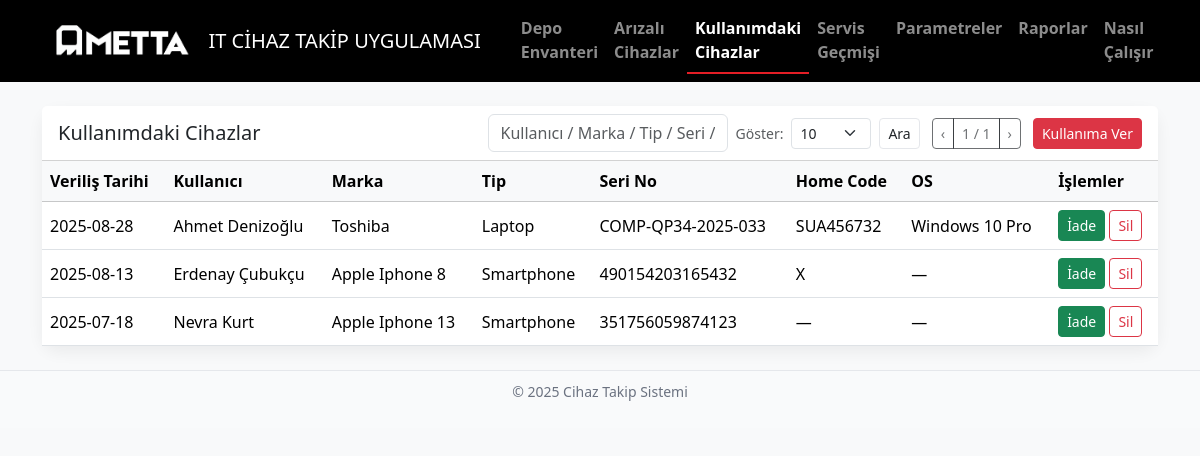
The page /inuse on the database its author committed.
### app.py (models this page shows)
class Usage(db.Model):
    __tablename__ = "usages"
    id = db.Column(db.Integer, primary_key=True)
    device_id = db.Column(db.Integer, db.ForeignKey("devices.id"), nullable=False)
    user_name = db.Column(db.String(120), nullable=False)
    assigned_date = db.Column(db.Date, default=datetime.utcnow)
    return_date = db.Column(db.Date)
    is_active = db.Column(db.Boolean, default=True, nullable=False)
    device = db.relationship("Device", back_populates="usages")

class Device(db.Model):
    __tablename__ = "devices"
    id = db.Column(db.Integer, primary_key=True)
    brand = db.Column(db.String(80), nullable=False)
    type = db.Column(db.String(40), nullable=False)   # Monitor, Laptop PC vb.
    serial = db.Column(db.String(120), unique=True, nullable=False)
    home_code = db.Column(db.String(80))
    os = db.Column(db.String(80))
    quantity = db.Column(db.Integer, default=1, nullable=False)
    is_faulty = db.Column(db.Boolean, default=False, nullable=False)
    created_at = db.Column(db.DateTime, default=datetime.utcnow, nullable=False)
    service_records = db.relationship(
        "ServiceRecord", back_populates="device", cascade="all, delete-orphan"
    )
    faults = db.relationship(
        "Fault", back_populates="device", cascade="all, delete-orphan"
    )
    usages = db.relationship(
        "Usage", back_populates="device", cascade="all, delete-orphan"
    )

### app.py (the view, shortened to what this page needs)
@app.route("/inuse")
def inuse():
    q = (request.args.get("q") or "").strip()
    page = request.args.get("page", 1, type=int)
    per_page = request.args.get("per_page", 10, type=int)
    base = Usage.query.join(Device, Usage.device_id == Device.id).filter(Usage.is_active.is_(True))
    pagination = base.order_by(Usage.assigned_date.desc(), Usage.id.desc()).paginate(
        page=page, per_page=per_page, error_out=False
    )
    open_service_ids = {
    row[0]
    for row in (
        db.session.query(ServiceRecord.device_id)
        .filter(ServiceRecord.status.in_(list(OPEN_STATUSES)))
        .distinct()
        .all()
    )
    }
    active_usage_ids = {
        row[0]
        for row in (
            db.session.query(Usage.device_id)
            .filter(Usage.is_active.is_(True))
            .distinct()
            .all()
        )
    }
    devices = (
        Device.query
        .filter(Device.is_faulty.is_(False))
        .filter(~Device.id.in_(open_service_ids))
        .filter(~Device.id.in_(active_usage_ids))
        .order_by(Device.brand.asc(), Device.serial.asc())
        .all()
    )
    return render_template("inuse.html", pagination=pagination, devices=devices, q=q, per_page=per_page)

### templates/inuse.html (shortened to what this page needs)
<!doctype html>
<html lang="tr">
<head>
  <link href="https://cdn.jsdelivr.net/npm/bootstrap@5.3.3/dist/css/bootstrap.min.css" rel="stylesheet">
</head>
<body class="bg-light">
<nav class="navbar navbar-expand-lg navbar-dark" style="background:#000;">
  <div class="container d-flex align-items-center">
    <a class="navbar-brand d-flex align-items-center me-3" href="{{ url_for('inventory') }}">
      <img src="{{ url_for('static', filename='img/magna-logo-navbar.png') }}" alt="MAGNA Logo" height="32" class="me-2">
      <span class="brand-subtitle">IT CİHAZ TAKİP UYGULAMASI</span>
    </a>
    <div class="collapse navbar-collapse flex-grow-0" id="nav">
      <ul class="navbar-nav ms-3">
        <li class="nav-item"><a class="nav-link" href="{{ url_for('inventory') }}">Depo Envanteri</a></li>
        <li class="nav-item"><a class="nav-link" href="{{ url_for('faults') }}">Arızalı Cihazlar</a></li>
        <li class="nav-item"><a class="nav-link active" href="{{ url_for('inuse') }}">Kullanımdaki Cihazlar</a></li>
        <li class="nav-item"><a class="nav-link" href="{{ url_for('service') }}">Servis Geçmişi</a></li>
        <li class="nav-item"><a class="nav-link" href="{{ url_for('params') }}">Parametreler</a></li>
        <li class="nav-item"><a class="nav-link" href="{{ url_for('reports') }}">Raporlar</a></li>
        <li class="nav-item"><a class="nav-link" href="{{ url_for('kullanim') }}">Nasıl Çalışır</a></li>
      </ul>
    </div>
  </div>
</nav>
<div class="container my-4">
  <div class="card mg">
    <div class="card-header bg-white d-flex flex-wrap gap-2 justify-content-between align-items-center">
      <h5 class="mb-0">Kullanımdaki Cihazlar</h5>
      <div class="d-flex flex-wrap align-items-center gap-2">
        <form method="get" action="{{ url_for('inuse') }}" class="d-flex align-items-center gap-2">
          <input type="text" class="form-control" name="q" placeholder="Kullanıcı / Marka / Tip / Seri / OS..."
                 value="{{ q or '' }}" style="min-width:240px">
          <span class="text-muted small">Göster:</span>
          <select name="per_page" class="form-select form-select-sm" onchange="this.form.submit()">
            {% for n in [10,20,50] %}
              <option value="{{ n }}" {% if per_page == n %}selected{% endif %}>{{ n }}</option>
            {% endfor %}
          </select>
          <button class="btn btn-ghost btn-sm" type="submit">Ara</button>
        </form>
        <div class="btn-group btn-group-sm ms-1">
          {% if pagination.has_prev %}
            <a class="btn btn-ghost" href="{{ url_for('inuse', page=pagination.prev_num, per_page=per_page, q=q) }}">‹</a>
          {% else %}<button class="btn btn-ghost" disabled>‹</button>{% endif %}
          <button class="btn btn-ghost" disabled>{{ pagination.page }} / {{ pagination.pages or 1 }}</button>
          {% if pagination.has_next %}
            <a class="btn btn-ghost" href="{{ url_for('inuse', page=pagination.next_num, per_page=per_page, q=q) }}">›</a>
          {% else %}<button class="btn btn-ghost" disabled>›</button>{% endif %}
        </div>
        <button class="btn btn-danger btn-sm ms-1" data-bs-toggle="modal" data-bs-target="#assignModal">Kullanıma Ver</button>
      </div>
    </div>
    <div class="table-responsive">
      <table class="table table-hover align-middle mb-0">
        <thead class="table-light">
          <tr>
            <th>Veriliş Tarihi</th>
            <th>Kullanıcı</th>
            <th>Marka</th>
            <th>Tip</th>
            <th>Seri No</th>
            <th>Home Code</th>
            <th>OS</th>
            <th>İşlemler</th>
          </tr>
        </thead>
        <tbody>
          {% for u in pagination.items %}
          <tr>
            <td class="text-nowrap">{{ u.assigned_date.strftime('%Y-%m-%d') if u.assigned_date else '—' }}</td>
            <td>{{ u.user_name }}</td>
            <td>{{ u.device.brand }}</td>
            <td>{{ u.device.type }}</td>
            <td class="text-nowrap">{{ u.device.serial }}</td>
            <td>{{ u.device.home_code or '—' }}</td>
            <td class="text-nowrap">{{ u.device.os or '—' }}</td>
            <td class="text-nowrap">
              <button class="btn btn-sm btn-success btn-pulse"
                      data-bs-toggle="modal"
                      data-bs-target="#returnModal"
                      data-usage-id="{{ u.id }}"
                      data-device-label="{{ u.device.brand }} • {{ u.device.type }} • {{ u.device.serial }}">
                İade
              </button>
              <form method="post" action="{{ url_for('usage_delete', id=u.id) }}" class="d-inline"
                    onsubmit="return confirm('Kullanım kaydı silinsin mi?')">
                <button class="btn btn-sm btn-outline-danger">Sil</button>
              </form>
            </td>
          </tr>
          {% else %}
          <tr><td colspan="8" class="text-center text-muted py-4">Aktif kullanım kaydı bulunmuyor.</td></tr>
          {% endfor %}
        </tbody>
      </table>
    </div>
  </div>
</div>
<footer class="footer"><p>© 2025 Cihaz Takip Sistemi</p></footer>
</body>
</html>

### templates/inuse.html (style rules this page uses)
body { background:#f6f7fa }
.navbar-dark .nav-link { font-weight:600 }
.navbar-dark .nav-link.active { color:#fff;border-bottom:2px solid #E41E26 }
.card.mg { border:0;border-radius:16px;box-shadow:0 6px 16px rgba(0,0,0,.06) }
.footer { background:#f9fafb;color:#6b7280;text-align:center;padding:10px;font-size:14px;border-top:1px solid #e5e7eb;margin-top:20px }
.btn-ghost { border:1px solid #e5e7eb;background:#fff }
.btn-pulse { position:relative;overflow:hidden }
.btn-pulse::after { content:"";position:absolute;inset:0;border-radius:inherit;box-shadow:0 0 0 0 rgba(228,30,38,.35);animation:pulse 1.6s infinite }

### rows shown on the page
Usage: assigned_date "2025-08-28", user_name "Ahmet Denizoğlu", device.brand "Toshiba", device.type "Laptop", device.serial "COMP-QP34-2025-033", device "SUA456732", device "Windows 10 Pro"
Usage: assigned_date "2025-08-13", user_name "Erdenay Çubukçu", device.brand "Apple Iphone 8", device.type "Smartphone", device.serial "490154203165432", device "X", device "—"
Usage: assigned_date "2025-07-18", user_name "Nevra Kurt", device.brand "Apple Iphone 13", device.type "Smartphone", device.serial "351756059874123", device "—"

### other values the page prints
{{ pagination.page }} "1"
{{ pagination.pages or 1 }} "1"
form field per_page "10"
